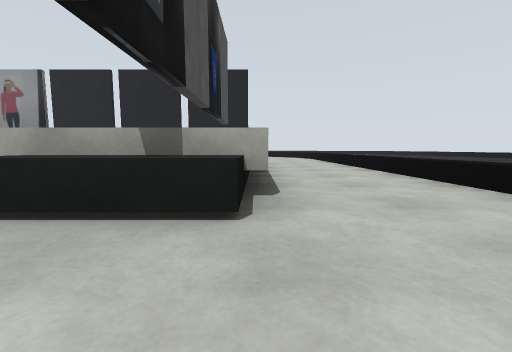
view 1 (above)

16 first-person views from a walk through a world built for the Gazebo simulator. The camera is 0.04 m above the floor, tilts 6° down and sees 90° across. The floor is counted in squares, 0.1 m on a side. Each view is taken from the middle of a square. On the plan, view 1 faces up. The plan holds only what a view shows up to about 9 squares ahead; the rest is blank. The place goes on beyond the plan. The robots in the file are not drawn. Some surface patterns are stand-ins.

view 2
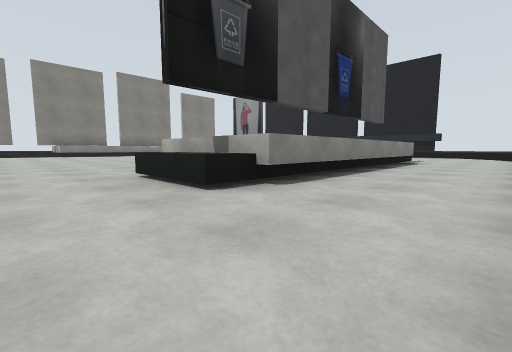

view 3
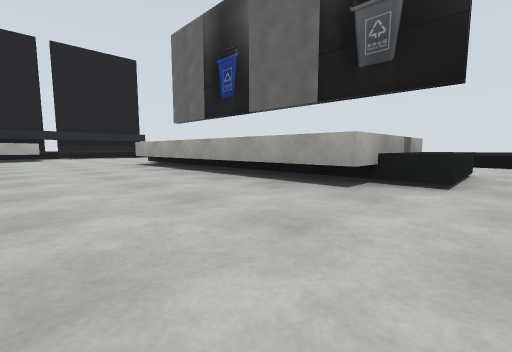

view 4
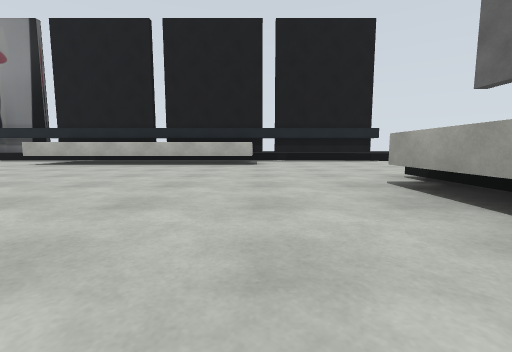

view 5
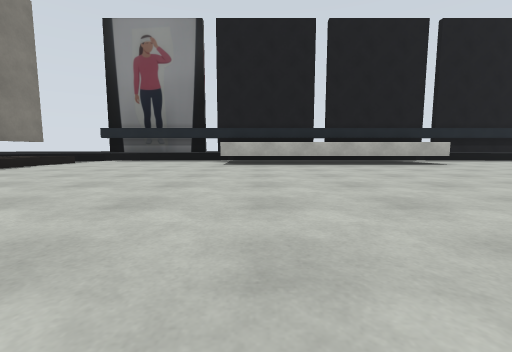

view 6
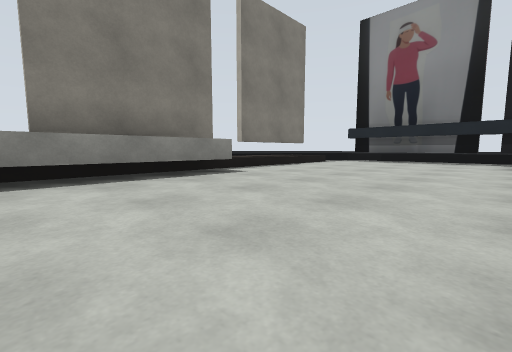

view 7
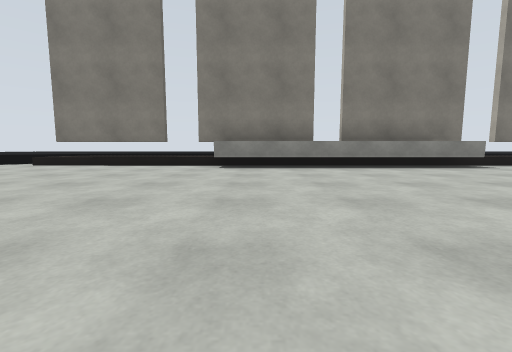

view 8
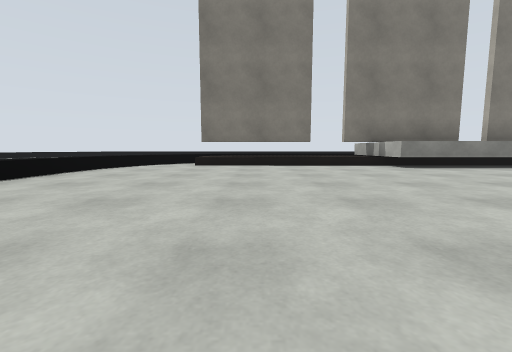

view 9
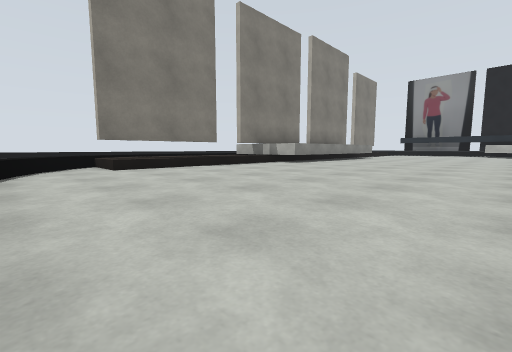

view 10
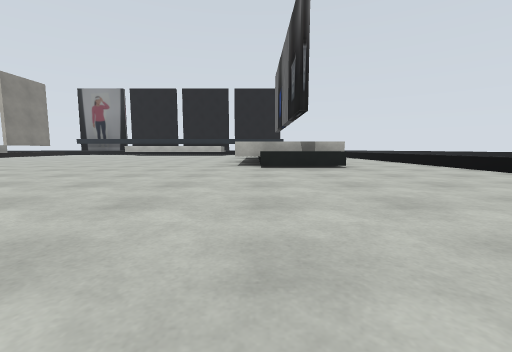

view 11
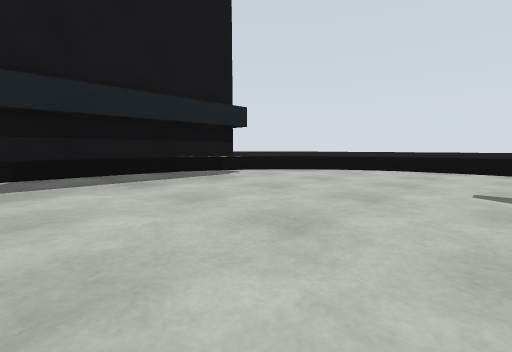

view 12
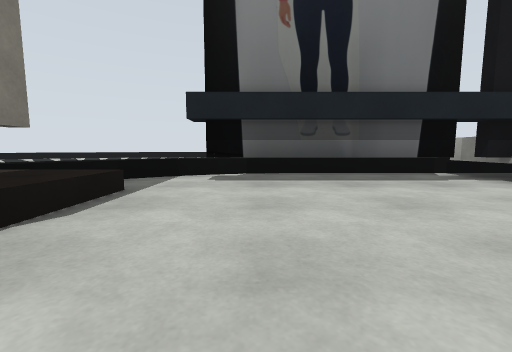

view 13
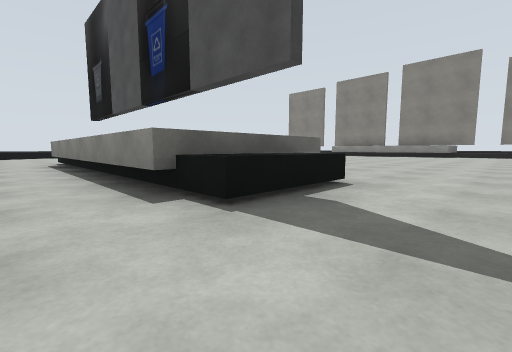

view 14
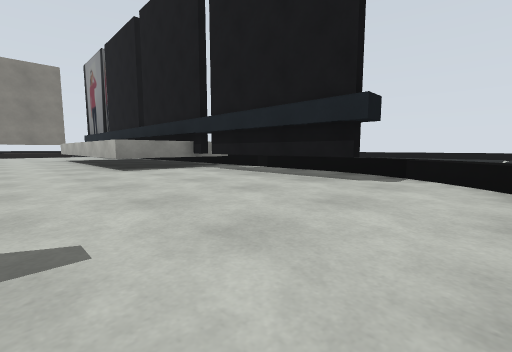

view 15
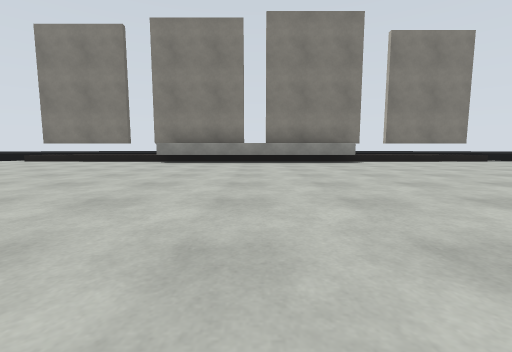

view 16
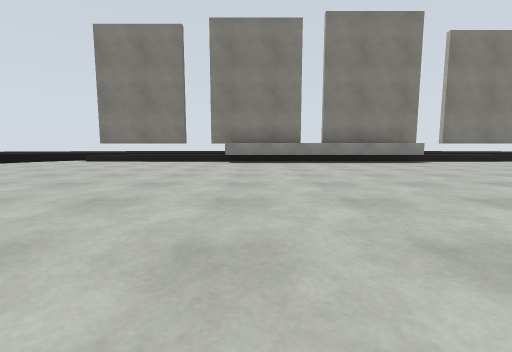

### Floor plan
Key: @ floor where view 1 was taken; # wall or solid block; . floor; = window, fence, low wall or low ledge; B bin; W white box; L black box; O other object.
Columns run from 17 left of view 1 to 3 right of it. Each row starts with its distance up from view 1.
 15     L#=       =#L
 14   LLL#=WW WWWW=#LLL
 13  LL.####     ####.LL
 12   =....WWWWWWW.....L
 11   =................LL
 10  #=.................#
  9  #=.................=
  8    W...........WWW..=
  7    W...........WBW..=
  6    W...........WBW..=
  5    W...........WBW..=
  4    W...........WBW..=
  3    W...........WBW..=
  2 =##W...........WWW..=
  1 =#=.................=
  0  #=..............@..#
 -1 OO=.......  .......
 -2  O=.......   ......
 -3  LL......     ...
 -4   LLL....     ..
 -5     L#=

Positions as (right, up) in squares from view 1, and headings:
1: (0, 0), facing up
2: (2, 0), facing up-left
3: (-5, 1), facing up-right
4: (-4, 5), facing up
5: (-9, 5), facing up
6: (-10, 5), facing up-left
7: (-8, 3), facing left
8: (-8, -1), facing left
9: (-9, -4), facing up-left
10: (-2, -4), facing up
11: (-3, 10), facing up-right
12: (-13, 10), facing up
13: (1, 10), facing down-left
14: (1, 10), facing up-left
15: (-6, 5), facing left
16: (-6, 3), facing left
